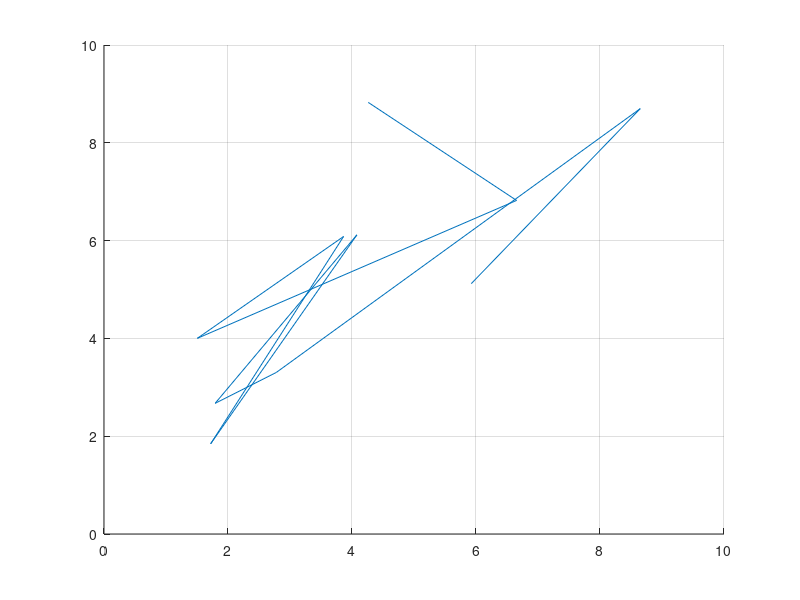

This chart was generated by the following MATLAB code: (Note: this script raises an error after producing the figure.)
close all; clear all; clc;
grid on; hold on;

%% Generation du motif
l = 10;
M = 1+8*rand(2,l);
plot(M(1,:), M(2,:));
% On calcule L pour test
L = longueurCourbe(M);
% L'aire de la base
A = aireBase(100*M, 100);
A = A/10000;

%% Test
% On genere N cercles de rayon 1 de centre C(a,b)
% Pour chacun, on 'visite' le ligne brisée 

N = 5000;
s = 0;
for i = 1:N
    a = 1+8*rand;
    b = 1+8*rand;
    % On calcule le nombre d'intersections de cercle de rayon 1 centre (a,b)
    % Pour chaque paire de points dans M, on cherche l'intersection
    n=0;
    for j=1:l-1
        n = n + intersection(M(:,j),M(:,j+1), a, b);
    end
    s = s + n;
end

m = s/N;
Lthe = m*A/4;



